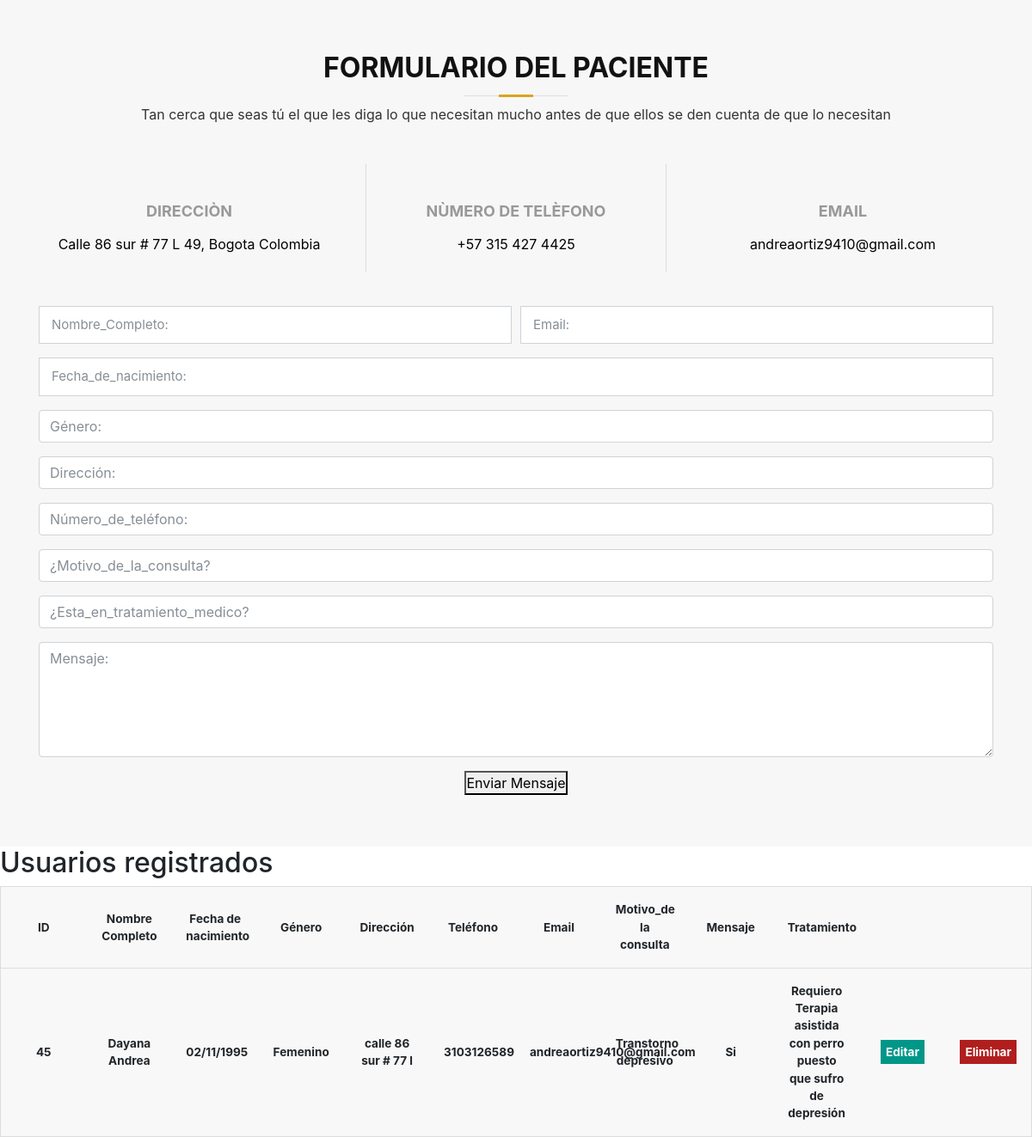
The page / on the database its author committed.
### tables this page shows
CREATE TABLE `datos_clientes` (
  `id` int(11) NOT NULL,
  `Nombre_Completo:` varchar(20) NOT NULL,
  `Fecha_de_nacimiento:` varchar(11) NOT NULL,
  `Género:` varchar(20) NOT NULL,
  `Dirección:` varchar(20) NOT NULL,
  `Número_de_teléfono:` text NOT NULL,
  `Email:` text NOT NULL,
  `¿Motivo_de_la_consulta?` text NOT NULL,
  `Mensaje:` text NOT NULL,
  `¿Esta_en_tratamiento_medico?` text NOT NULL
);

### index.php (the view, shortened to what this page needs)
<?php
$con = connection();
$sql = "SELECT * FROM datos_clientes";
$query = mysqli_query($con, $sql);
?>
<!DOCTYPE html>
<html lang="en">
<head>
    <link href="Css/style.css" rel="stylesheet">
    <link href="Estilos_Css/style.css" rel="stylesheet">
    <link href="lib/bootstrap/css/bootstrap.min.css" rel="stylesheet">
  <link href="lib/font-awesome/css/font-awesome.min.css" rel="stylesheet">
  <link href="lib/animate/animate.min.css" rel="stylesheet">
</head>
<body>
<section id="contact" class="section-bg wow fadeInUp">
<form action="insert_user.php" method="POST">
      <div class="container">
      <div class="section-header">
          <h3>FORMULARIO DEL PACIENTE</h3>
          <p>Tan cerca que seas tú el que les diga lo que necesitan mucho antes de que ellos se den cuenta de que lo necesitan</p>
        </div>
        <div class="row contact-info">
          <div class="col-md-4">
            <div class="contact-address">
              <h3>Direcciòn</h3>
              <address>Calle 86 sur # 77 L 49, Bogota Colombia</address>
            </div>
          </div>
          <div class="col-md-4">
            <div class="contact-phone">
              <h3>Nùmero de telèfono</h3>
              <p><a href="tel:+155895548855">+57 315 427 4425</a></p>
            </div>
          </div>
          <div class="col-md-4">
            <div class="contact-email">
              <h3>Email</h3>
              <p><a href="mailto:info@example.com">andreaortiz9410@gmail.com</a></p>
            </div>
          </div>
        </div>
        <div class="form">
            <div class="form-row">
              <div class="form-group col-md-6">
                <input for="text" name="Nombre_Completo:" class="form-control" id="Nombre_Completo:" placeholder="Nombre_Completo:" data-rule="minlen:4" data-msg="Ingrese El  nombre completo de su mascota" />
              </div>
              <div class="form-group col-md-6">
                <input type="email" class="form-control" name="Email:" id="Email:" placeholder="Email:" data-rule="Email:" data-msg="Por favor introduzca una dirección de correo electrónico válida" />
              </div>
            </div>
            <div class="form-group">
              <input type="text" class="form-control" name="Fecha_de_nacimiento:" id="subject" placeholder="Fecha_de_nacimiento:" data-rule="minlen:4" data-msg="Ingrese la fecha de nacimiento de su mascota" />
            </div>
        </div>
        <div class="form-group">
          <input type="text" class="form-control" name="Género:" id="" placeholder="Género:" data-rule="minlen:4" data-msg="Ingrese el genero de la mascota" />
        </div>
        <div class="form-group">
            <input type="text" class="form-control" name="Dirección:" id="Dirección:" placeholder="Dirección:" data-rule="minlen:4" data-msg="Por favor introduzca una dirección de correo electrónico válida" />
            </div>
        <div class="form-group">
            <input type="text" class="form-control" name="Número_de_teléfono:" id="Número_de_teléfono:" placeholder="Número_de_teléfono:" data-rule="minlen:4" data-msg="Por favor introduzca el numero de telefono" />
            </div>
        <div class="form-group">
            <input type="text" class="form-control" name="¿Motivo_de_la_consulta?" id="¿Motivo_de_la_consulta?" placeholder="¿Motivo_de_la_consulta?" data-rule="minlen:4" data-msg="Ingrese el motivo de la consulta" />
            </div>
        <div class="form-group">
            <input type="text" class="form-control" name="¿Esta_en_tratamiento_medico?" id="¿Esta_en_tratamiento_medico?" placeholder="¿Esta_en_tratamiento_medico?" data-rule="minlen:4" data-msg="Ingrese el motivo de la consulta" />
            </div>
            <div class="form-group">
              <textarea class="form-control" name="Mensaje:" id="Mensaje:" rows="5" data-rule="required" data-msg="Por favor escribe algo para nosotros" placeholder="Mensaje:"></textarea>
            </div>
            <div class="text-center"><button type="submit">Enviar Mensaje</button></div>
        </div>
    </section>
  <link href="lib/bootstrap/css/bootstrap.min.css" rel="stylesheet">
    <div class="users-table">
        <h2>Usuarios registrados</h2>
        <table>
            <thead>
                <tr>
                    <th>ID</th>
                    <th>Nombre
                        Completo</th>
                    <th>Fecha de
                        nacimiento</th>
                    <th>Género</th>
                    <th>Dirección</th>
                    <th>Teléfono</th>
                    <th>Email</th>
                    <th>Motivo_de
                        la consulta</th>
                    <th>Mensaje</th>
                    <th>Tratamiento</th>
                    <th></th>
                    <th></th>
                </tr>
            </thead>
            <tbody>
                <?php while ($row = mysqli_fetch_array($query)): ?>
                    <tr>
                        <th><?= $row['id'] ?></th>
                        <th><?= $row['Nombre_Completo:'] ?></th>
                        <th><?= $row['Fecha_de_nacimiento:'] ?></th>
                        <th><?= $row['Género:'] ?></th>
                        <th><?= $row['Dirección:'] ?></th>
                        <th><?= $row['Número_de_teléfono:'] ?></th>
                        <th><?= $row['Email:'] ?></th>
                        <th><?= $row['¿Motivo_de_la_consulta?'] ?></th>
                        <th><?= $row['¿Esta_en_tratamiento_medico?'] ?></th>
                        <th><?= $row['Mensaje:'] ?></th>
                        <th><a href="update.php?id=<?= $row['id'] ?>" class="users-table--edit">Editar</a></th>
                        <th><a href="delete_user.php?id=<?= $row['id'] ?>" class="users-table--delete" >Eliminar</a></th>
                    </tr>
                <?php endwhile; ?>
            </tbody>
        </table>
    </div>
</body>
</html>

### css/style.css (style rules this page uses)
body { background: #fff; color: #666666; font-family: "Open Sans", sans-serif; }
a { color: goldenrod; transition: 0.5s; }
p { padding: 0; margin: 0 0 30px 0; }
h1, h2, h3, h4, h5, h6 { font-family: "Montserrat", sans-serif; font-weight: 400; margin: 0 0 20px 0; padding: 0; }
.section-header h3 { font-size: 32px; color: #111; text-transform: uppercase; text-align: center; font-weight: 700; position: relative; padding-bottom: 15px; }
.section-header h3::before { content: ''; position: absolute; display: block; width: 120px; height: 1px; background: #ddd; bottom: 1px; left: calc(50% - 60px); }
.section-header h3::after { content: ''; position: absolute; display: block; width: 40px; height: 3px; background: goldenrod; bottom: 0; left: calc(50% - 20px); }
.section-header p { text-align: center; padding-bottom: 30px; color: #333; }
.section-bg { background: #f7f7f7; }
#contact { padding: 60px 0; }
#contact .contact-info { margin-bottom: 20px; text-align: center; }
#contact .contact-info address, #contact .contact-info p { margin-bottom: 0; color: #000; }
#contact .contact-info h3 { font-size: 18px; margin-bottom: 15px; font-weight: bold; text-transform: uppercase; color: #999; }
#contact .contact-info a { color: #000; }
#contact .contact-address, #contact .contact-phone, #contact .contact-email { margin-bottom: 20px; }
@media (min-width: 768px) { #contact .contact-address, #contact .contact-phone, #contact .contact-email { padding: 20px 0; } }
@media (min-width: 768px) { #contact .contact-phone { border-left: 1px solid #ddd; border-right: 1px solid #ddd; } }
#contact .form input, #contact .form textarea { padding: 10px 14px; border-radius: 0; box-shadow: none; font-size: 15px; }
:root { --primary: goldenrod; --secondary: #777777; --light: #F8F8F8; --dark: #252525; }
* { box-sizing: border-box; margin: 0; padding: 0; }
html { font-family: 'Segoe UI', sans-serif; text-align: center; }
a { text-decoration: none; }
.users-table table { border: 1px solid #ccc; border-collapse: collapse; margin: 0; padding: 0; width: 100%; table-layout: fixed; }
table tr { background-color: #f8f8f8; border: 1px solid #ddd; padding: 4px; }
table th { padding: 16px; text-align: center; font-size: .85em; }
.users-table--edit { background: #009688; padding: 6px; color: #fff; text-align: center; font-weight: bold; }
.users-table--delete { background: #b11e1e; padding: 6px; color: #fff; text-align: center; font-weight: bold; }

### Estilos_Css/style.css (style rules this page uses)
* { box-sizing: border-box; margin: 0; padding: 0; }
html { font-family: 'Segoe UI', sans-serif; text-align: center; }
a { text-decoration: none; }
.users-table table { border: 1px solid #ccc; border-collapse: collapse; margin: 0; padding: 0; width: 100%; table-layout: fixed; }
table tr { background-color: #f8f8f8; border: 1px solid #ddd; padding: 4px; }
table th { padding: 16px; text-align: center; font-size: .85em; }
.users-table--edit { background: #009688; padding: 6px; color: #fff; text-align: center; font-weight: bold; }
.users-table--delete { background: #b11e1e; padding: 6px; color: #fff; text-align: center; font-weight: bold; }

### rows shown on the page
datos_clientes: id "45", value "Dayana Andrea", value "02/11/1995", value "Femenino", value "calle 86 sur # 77 l", value "3103126589", value "andreaortiz9410@gmail.com", value "Transtorno depresivo", value "Si", value "Requiero Terapia asistida con perro puesto que sufro de depresión"
